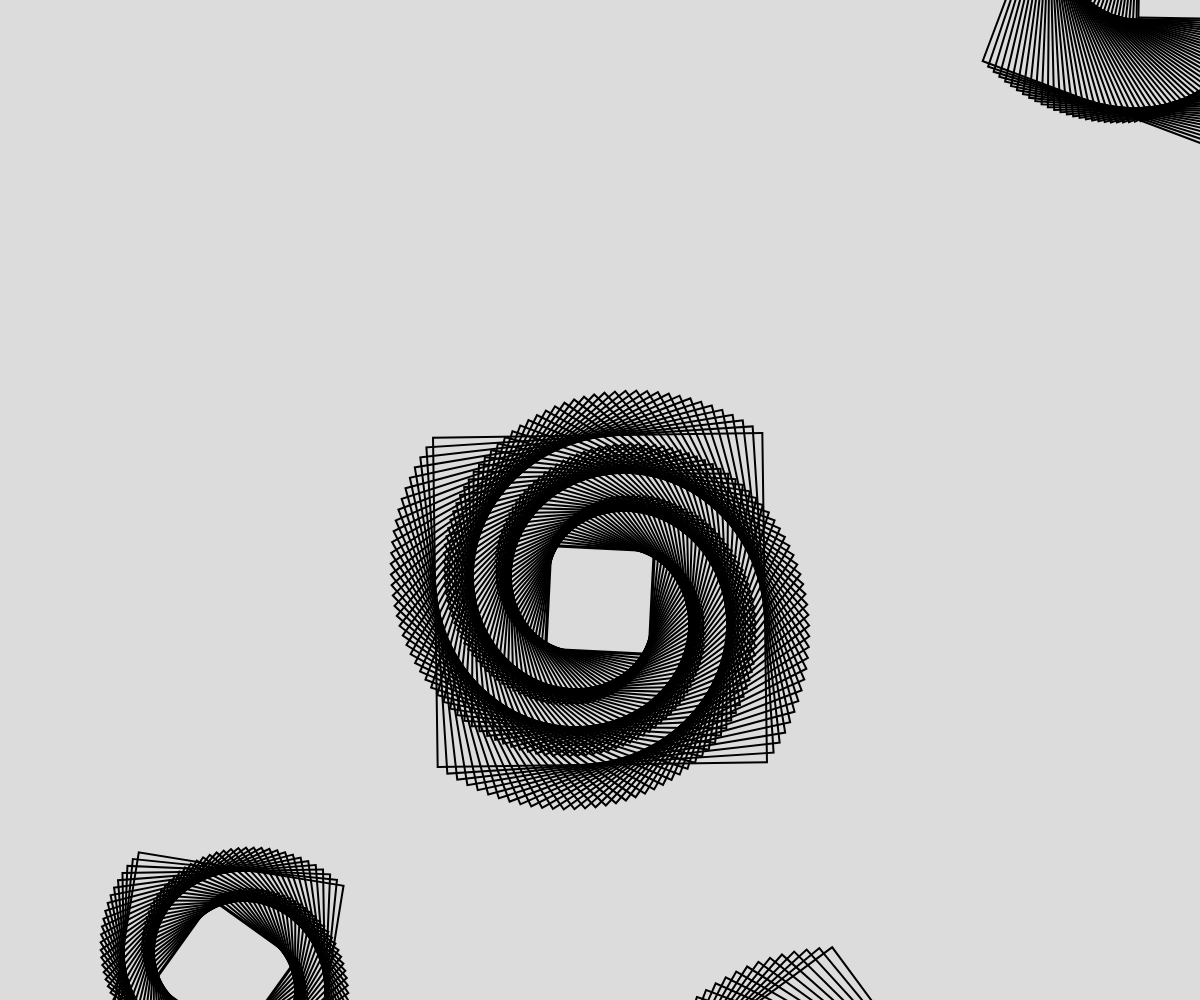
Frame 1 (no input)
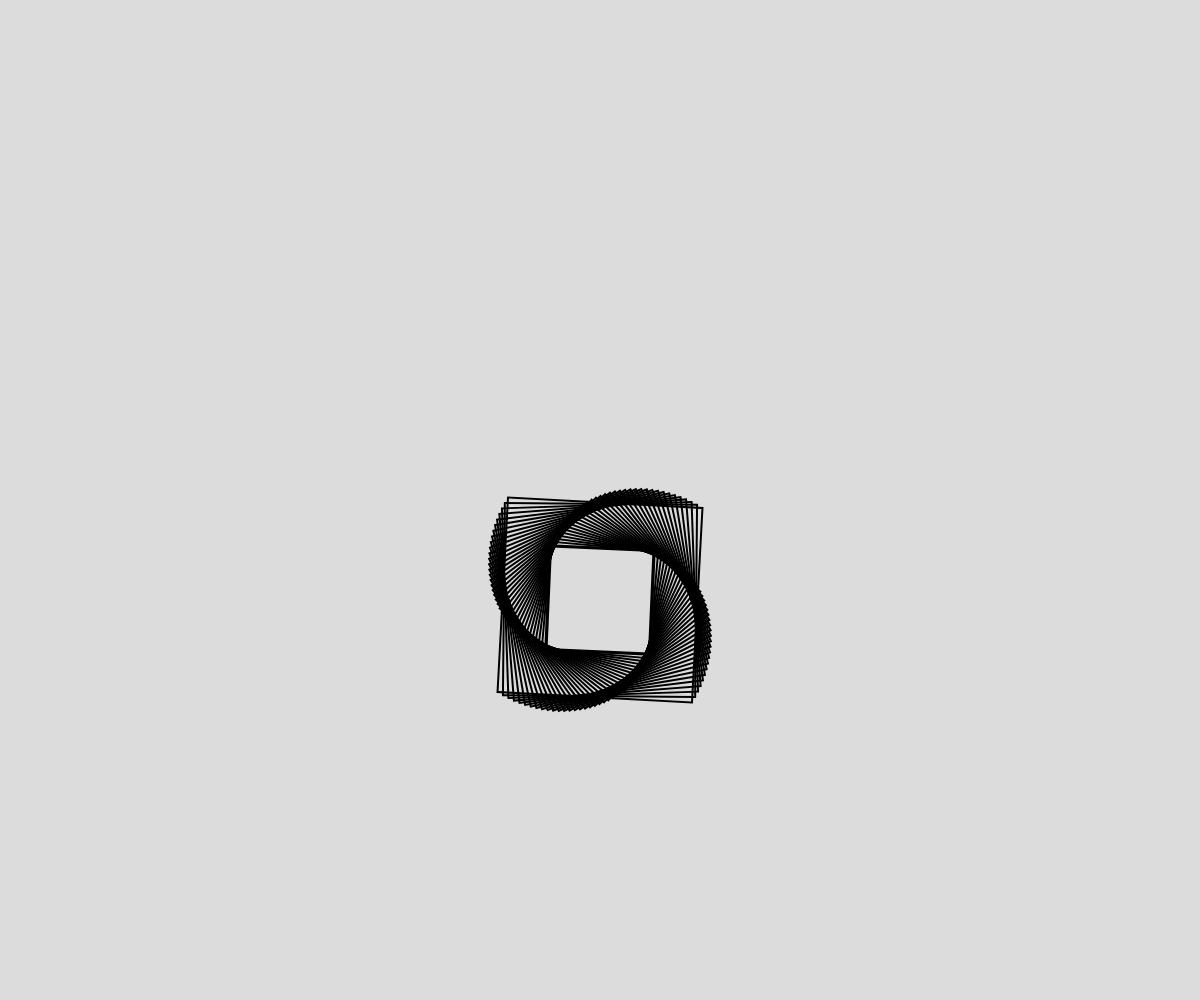
Frame 2 (the mouse pressed at the canvas centre, redrawn once)

The p5.js sketch that drew these frames (run headless with seeded random() and noise() and a simulated clock; the mouse was pressed at the canvas centre and the sketch redrawn once):

// p5.js sketch
// ── sketch.js
var x = 0;
let startX = 600;
let startY = 600;
function setup() { 
  createCanvas(windowWidth, windowHeight);
  rectMode(CENTER);
} 

function draw() { 
  background(220);
	noLoop();

  strokeWeight(2)
	
  for(j = 0; j <30; j++){
    rotate(0)
  translate (startX + 25 * j, startY);
  //   console.log(startX + 100*j)
  //  // ellipse(0,0,140)

  pattern(random(30,120), random(2, 4), random(0.02, 0.06))
 
  }
	
}
function pattern(iterations, sizeInc, rotateAmount){
  let j = 0; 
  push();
     let size = 100
    console.log("called")
   for(i = 0; i< iterations; i++){
     // push();
    rotate(rotateAmount)
    noFill();
    size += sizeInc
     j++
    
    rect(0, 0, size, size);
     pop();
    
  }

}
